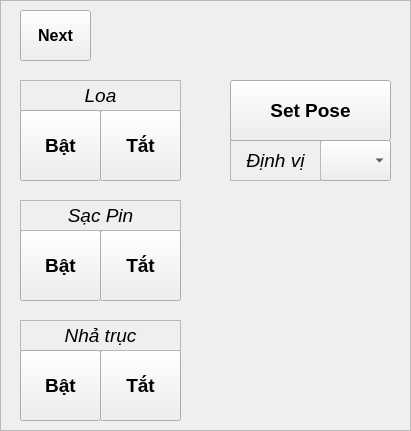
   <widget class="QFrame" name="fr_handMode_onof">
    <property name="geometry">
     <rect>
      <x>450</x>
      <y>60</y>
      <width>411</width>
      <height>431</height>
     </rect>
    </property>
    <property name="autoFillBackground">
     <bool>true</bool>
    </property>
    <property name="frameShape">
     <enum>QFrame::StyledPanel</enum>
    </property>
    <property name="frameShadow">
     <enum>QFrame::Raised</enum>
    </property>
    <widget class="QPushButton" name="bt_changePage1">
     <property name="geometry">
      <rect>
       <x>20</x>
       <y>10</y>
       <width>71</width>
       <height>51</height>
      </rect>
     </property>
     <property name="font">
      <font>
       <pointsize>12</pointsize>
       <weight>75</weight>
       <bold>true</bold>
      </font>
     </property>
     <property name="text">
      <string>Next</string>
     </property>
    </widget>
    <widget class="QPushButton" name="bt_charger_off">
     <property name="geometry">
      <rect>
       <x>100</x>
       <y>230</y>
       <width>81</width>
       <height>71</height>
      </rect>
     </property>
     <property name="font">
      <font>
       <pointsize>14</pointsize>
       <weight>75</weight>
       <bold>true</bold>
      </font>
     </property>
     <property name="text">
      <string>Tắt</string>
     </property>
     <property name="autoRepeatDelay">
      <number>300</number>
     </property>
     <property name="autoRepeatInterval">
      <number>100</number>
     </property>
    </widget>
    <widget class="QPushButton" name="bt_charger_on">
     <property name="geometry">
      <rect>
       <x>20</x>
       <y>230</y>
       <width>81</width>
       <height>71</height>
      </rect>
     </property>
     <property name="font">
      <font>
       <pointsize>14</pointsize>
       <weight>75</weight>
       <bold>true</bold>
      </font>
     </property>
     <property name="text">
      <string>Bật</string>
     </property>
     <property name="checkable">
      <bool>false</bool>
     </property>
     <property name="autoRepeat">
      <bool>true</bool>
     </property>
     <property name="autoExclusive">
      <bool>true</bool>
     </property>
     <property name="autoRepeatDelay">
      <number>300</number>
     </property>
     <property name="autoRepeatInterval">
      <number>100</number>
     </property>
     <property name="autoDefault">
      <bool>true</bool>
     </property>
     <property name="default">
      <bool>false</bool>
     </property>
     <property name="flat">
      <bool>false</bool>
     </property>
    </widget>
    <widget class="QLabel" name="lb_charger">
     <property name="geometry">
      <rect>
       <x>20</x>
       <y>200</y>
       <width>161</width>
       <height>31</height>
      </rect>
     </property>
     <property name="font">
      <font>
       <pointsize>14</pointsize>
       <weight>50</weight>
       <italic>true</italic>
       <bold>false</bold>
      </font>
     </property>
     <property name="autoFillBackground">
      <bool>false</bool>
     </property>
     <property name="frameShape">
      <enum>QFrame::StyledPanel</enum>
     </property>
     <property name="lineWidth">
      <number>1</number>
     </property>
     <property name="midLineWidth">
      <number>0</number>
     </property>
     <property name="text">
      <string>Sạc Pin</string>
     </property>
     <property name="scaledContents">
      <bool>false</bool>
     </property>
     <property name="alignment">
      <set>Qt::AlignCenter</set>
     </property>
     <property name="wordWrap">
      <bool>false</bool>
     </property>
     <property name="openExternalLinks">
      <bool>false</bool>
     </property>
    </widget>
    <widget class="QPushButton" name="bt_speaker_off">
     <property name="geometry">
      <rect>
       <x>100</x>
       <y>110</y>
       <width>81</width>
       <height>71</height>
      </rect>
     </property>
     <property name="font">
      <font>
       <pointsize>14</pointsize>
       <weight>75</weight>
       <bold>true</bold>
      </font>
     </property>
     <property name="text">
      <string>Tắt</string>
     </property>
    </widget>
    <widget class="QLabel" name="lb_speaker">
     <property name="geometry">
      <rect>
       <x>20</x>
       <y>80</y>
       <width>161</width>
       <height>31</height>
      </rect>
     </property>
     <property name="font">
      <font>
       <pointsize>14</pointsize>
       <weight>50</weight>
       <italic>true</italic>
       <bold>false</bold>
      </font>
     </property>
     <property name="autoFillBackground">
      <bool>false</bool>
     </property>
     <property name="frameShape">
      <enum>QFrame::StyledPanel</enum>
     </property>
     <property name="lineWidth">
      <number>1</number>
     </property>
     <property name="midLineWidth">
      <number>0</number>
     </property>
     <property name="text">
      <string>Loa</string>
     </property>
     <property name="scaledContents">
      <bool>false</bool>
     </property>
     <property name="alignment">
      <set>Qt::AlignCenter</set>
     </property>
     <property name="wordWrap">
      <bool>false</bool>
     </property>
     <property name="openExternalLinks">
      <bool>false</bool>
     </property>
    </widget>
    <widget class="QPushButton" name="bt_speaker_on">
     <property name="geometry">
      <rect>
       <x>20</x>
       <y>110</y>
       <width>81</width>
       <height>71</height>
      </rect>
     </property>
     <property name="font">
      <font>
       <pointsize>14</pointsize>
       <weight>75</weight>
       <bold>true</bold>
      </font>
     </property>
     <property name="text">
      <string>Bật</string>
     </property>
    </widget>
    <widget class="QPushButton" name="bt_disableBrake_off">
     <property name="geometry">
      <rect>
       <x>100</x>
       <y>350</y>
       <width>81</width>
       <height>71</height>
      </rect>
     </property>
     <property name="font">
      <font>
       <pointsize>14</pointsize>
       <weight>75</weight>
       <bold>true</bold>
      </font>
     </property>
     <property name="text">
      <string>Tắt</string>
     </property>
    </widget>
    <widget class="QLabel" name="lb_brake">
     <property name="geometry">
      <rect>
       <x>20</x>
       <y>320</y>
       <width>161</width>
       <height>31</height>
      </rect>
     </property>
     <property name="font">
      <font>
       <pointsize>14</pointsize>
       <weight>50</weight>
       <italic>true</italic>
       <bold>false</bold>
      </font>
     </property>
     <property name="autoFillBackground">
      <bool>false</bool>
     </property>
     <property name="frameShape">
      <enum>QFrame::StyledPanel</enum>
     </property>
     <property name="lineWidth">
      <number>1</number>
     </property>
     <property name="midLineWidth">
      <number>0</number>
     </property>
     <property name="text">
      <string>Nhả trục</string>
     </property>
     <property name="scaledContents">
      <bool>false</bool>
     </property>
     <property name="alignment">
      <set>Qt::AlignCenter</set>
     </property>
     <property name="wordWrap">
      <bool>false</bool>
     </property>
     <property name="openExternalLinks">
      <bool>false</bool>
     </property>
    </widget>
    <widget class="QPushButton" name="bt_disableBrake_on">
     <property name="geometry">
      <rect>
       <x>20</x>
       <y>350</y>
       <width>81</width>
       <height>71</height>
      </rect>
     </property>
     <property name="font">
      <font>
       <pointsize>14</pointsize>
       <weight>75</weight>
       <bold>true</bold>
      </font>
     </property>
     <property name="text">
      <string>Bật</string>
     </property>
    </widget>
    <widget class="QComboBox" name="cb_listAddressSetPose">
     <property name="geometry">
      <rect>
       <x>320</x>
       <y>140</y>
       <width>71</width>
       <height>41</height>
      </rect>
     </property>
     <property name="font">
      <font>
       <pointsize>20</pointsize>
      </font>
     </property>
     <property name="editable">
      <bool>false</bool>
     </property>
    </widget>
    <widget class="QLabel" name="lb_setPose">
     <property name="geometry">
      <rect>
       <x>230</x>
       <y>140</y>
       <width>91</width>
       <height>41</height>
      </rect>
     </property>
     <property name="font">
      <font>
       <pointsize>14</pointsize>
       <weight>50</weight>
       <italic>true</italic>
       <bold>false</bold>
      </font>
     </property>
     <property name="autoFillBackground">
      <bool>false</bool>
     </property>
     <property name="frameShape">
      <enum>QFrame::StyledPanel</enum>
     </property>
     <property name="lineWidth">
      <number>1</number>
     </property>
     <property name="midLineWidth">
      <number>0</number>
     </property>
     <property name="text">
      <string>Định vị</string>
     </property>
     <property name="scaledContents">
      <bool>false</bool>
     </property>
     <property name="alignment">
      <set>Qt::AlignCenter</set>
     </property>
     <property name="wordWrap">
      <bool>false</bool>
     </property>
     <property name="openExternalLinks">
      <bool>false</bool>
     </property>
    </widget>
    <widget class="QPushButton" name="bt_setpose">
     <property name="geometry">
      <rect>
       <x>230</x>
       <y>80</y>
       <width>161</width>
       <height>61</height>
      </rect>
     </property>
     <property name="font">
      <font>
       <pointsize>14</pointsize>
       <weight>75</weight>
       <bold>true</bold>
      </font>
     </property>
     <property name="text">
      <string>Set Pose</string>
     </property>
    </widget>
   </widget>
